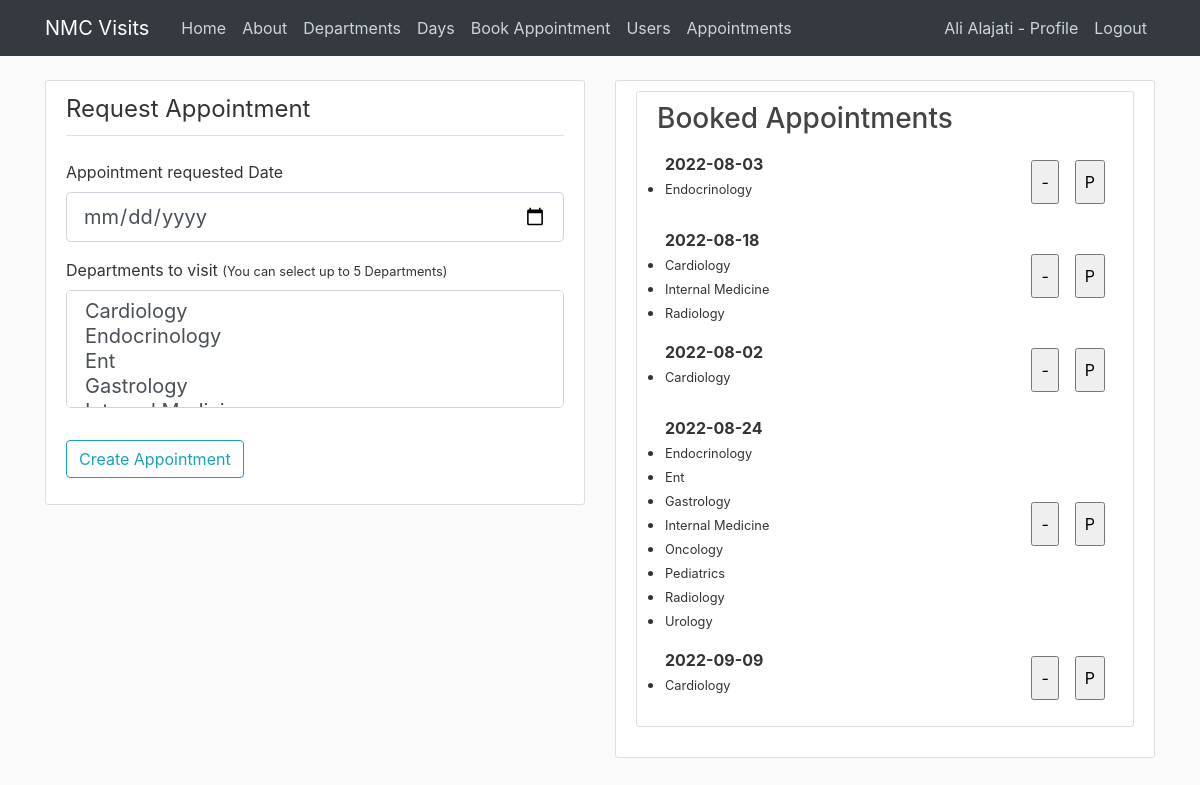
The app's page /createAppointment (signed in) with its own data.
### nmcvisits/models.py (models this page shows, shortened)
class User(db.Model, UserMixin):
    id = db.Column(db.Integer, primary_key=True)
    username = db.Column(db.String(100), nullable=False)
    email = db.Column(db.String(100), unique=True, nullable=False)
    password = db.Column(db.String(), nullable=False)
    company = db.Column(db.String())
    jobTitle = db.Column(db.String())
    phone = db.Column(db.String())
    imageFile = db.Column(db.String(20), nullable=False, default='default.jpg')
    role = db.Column(db.String(20), nullable=False, default="Visitor")
    notes = db.Column(db.String(300))
    appointments = db.relationship('Appointment', backref='visitor', lazy=True)

class Departments(db.Model):
    id = db.Column(db.Integer, primary_key=True)
    departmentName = db.Column(db.String(50), nullable=False)

### nmcvisits/routes.py (the view, shortened to what this page needs)
@app.route("/createAppointment", methods=["POST", "GET"])
@login_required
def createAppointment():
    form = CreateAppointment()
    appointments = []
    rows = Appointment.query.filter_by(visitor_id=current_user.id)
    for row in rows:
        entry={}
        entry["appointmentDate"] = row.appointmentDate.date()
        entry['appointment_id'] = row.id
        dpts = VisitedDepartments.query.filter_by(appointment_id=row.id)
        listOfDpts = []
        for dpt in dpts:
            name = Departments.query.filter_by(id=dpt.department_id).first()
            listOfDpts.append(name.departmentName)
        entry["departments"] = listOfDpts
        appointments.append(entry)
    return render_template("createAppointment.html", sidebar = 6, form=form, appointments=appointments)

### nmcvisits/forms.py (shortened to what this page needs)
class CreateAppointment(FlaskForm):
    appointmentDate = DateField("Appointment requested Date", validators=[DataRequired()])
    department = SelectMultipleField("Departments to visit", validators=[DataRequired()], choices=getDepartments)
    submit = SubmitField('Create Appointment')

### nmcvisits/helpers.py (called while the page is built)
def getDepartments():
    departments = []
    for row in Departments.query.all():
        departments.append(row.departmentName)
        departments.sort()
    return departments

### nmcvisits/models.py (called while the page is built)
@login_manager.user_loader
def load_user(user_id):
    return User.query.get(int(user_id))

### nmcvisits/templates/createAppointment.html (shortened to what this page needs)
{% extends "layout.html" %}
{% block body %}
    <div class="content-section">
        <form method="Post" action="">
            <fieldset class="form-group">
                <legend class="border-bottom mb-4 pb-2">Request Appointment</legend>
                <div class="form-group">
                    {{ form.appointmentDate.label(class="form-control-label") }}
                    {% if form.appointmentDate.errors %}
                        {{ form.appointmentDate(class="form-control form-control-lg is-invalid") }}
                        <div class="invalid-feedback">
                            {% for error in form.appointmentDate.errors %}
                                <span>{{ error }}</span>
                            {% endfor %}
                        </div>
                    {% else %}
                        {{ form.appointmentDate(class="form-control form-control-lg") }}
                    {% endif %}
                </div>
                <div class="form-group">
                    {{ form.department.label(class="form-control-label") }}
                    <small class="muted">(You can select up to 5 Departments)</small>
                    {% if form.department.errors %}
                        {{ form.department(class="form-control form-control-lg is-invalid") }}
                        <div class="invalid-feedback">
                            {% for error in form.department.errors %}
                                <span>{{ error }}</span>
                            {% endfor %}
                        </div>
                    {% else %}
                        {{ form.department(class="form-control form-control-lg") }}
                    {% endif %}
                </div>
            </fieldset>
            <div class="form-group">
                {{ form.submit(class="btn btn-outline-info") }}
            </div>
        </form>
    </div>
{% endblock %}
{% block side %}
<div class="content-section">
    {% if appointments %}
    <h3>Booked Appointments</h3>
        <ul class="list-group">
            {% for appointment in appointments %}
                    <div class="d-flex flex-fill flex-row align-content-stretch p-2">
                            <div class="align-self-stretch align-items-center">
                                <li class="d-flex align-content-stretch"><strong>{{appointment.appointmentDate}}</strong></li>
                                {% for dpt in appointment.departments %}
                                    <li>
                                        <small>{{dpt}}</small>
                                    </li>
                                {% endfor %}
                            </div>
                            <div class="d-flex ml-auto align-content-end align-items-center">
                                <form class="d-flex flex-fill flex-row p-2" method="Post" action="{{url_for('deleteAppointment')}}">
                                    <input class="p-2" type="submit" name="submitbutton" id="submitbutton" value="-">
                                </form>
                                <form action="{{url_for('printAppointment')}}" method="Post">
                                    <input class="p-2 ml-2" type="submit" value="P">
                                </form>
                            </div>
                    </div>
            {% endfor %}
        </ul>
</div>
{% else %}
<h3>No Booked Appointments</h3>
{% endif %}
{% endblock %}

### nmcvisits/templates/layout.html (shortened to what this page needs)
<!DOCTYPE html>
<html>
<head>
    <link rel="stylesheet" href="https://maxcdn.bootstrapcdn.com/bootstrap/4.0.0/css/bootstrap.min.css">
    <link rel="stylesheet" type="text/css" href="{{ url_for('static', filename='styles.css') }}">
</head>
<body>
    <header class="site-header">
      <nav class="navbar navbar-expand-md navbar-dark bg-dark fixed-top">
        <div class="container">
          <a class="navbar-brand mr-4" href="/">NMC Visits</a>
          <div class="collapse navbar-collapse" id="navbarToggle">
            <div class="navbar-nav mr-auto">
              <a class="nav-item nav-link" href="{{ url_for('home') }}">Home</a>
              <a class="nav-item nav-link" href="{{ url_for('about') }}">About</a>
              <a class="nav-item nav-link" href="{{ url_for('departments') }}">Departments</a>
              <a class="nav-item nav-link" href="{{ url_for('allowedDaysToVisit') }}">Days</a>
              <a class="nav-item nav-link" href="{{ url_for('createAppointment') }}">Book Appointment</a>
              <a class="nav-item nav-link" href="{{ url_for('users') }}">Users</a>
              <a class="nav-item nav-link" href="{{ url_for('appointments') }}">Appointments</a>
            </div>
            <div class="navbar-nav">
              {% if current_user.is_authenticated %}
              <a class="nav-item nav-link" href="{{ url_for('profile') }}">{{current_user.username}} - Profile</a>
              <a class="nav-item nav-link" href="{{ url_for('logout') }}">Logout</a>
              {% else %}
              <a class="nav-item nav-link" href="{{ url_for('login') }}">Login</a>
              <a class="nav-item nav-link" href="{{ url_for('register') }}">Register</a>
              {% endif %}
            </div>
          </div>
        </div>
      </nav>
    </header>
    <main role="main" class="container">
      <div class="row">
        {% if sidebar %}
        <div class="col-md-{{12-sidebar}}">
        {% else %}
        <div class="col-md-12">
        {% endif %}
          {% block body %}
          {% endblock %}
        </div>
        {% if sidebar %}
        <div class="col-md-{{sidebar}}">
          <div class="content-section">
            {% block side %}
            {% endblock %}
          </div>
        </div>
        {% endif %}
      </div>
    </main>
</body>
</html>

### nmcvisits/static/styles.css (style rules this page uses)
body { background: #fafafa; color: #333333; margin-top: 5rem; }
h1, h2, h3, h4, h5, h6 { color: #444444; }
.site-header .navbar-nav .nav-link { color: #cbd5db; }
.content-section { background: #ffffff; padding: 10px 20px; border: 1px solid #dddddd; border-radius: 3px; margin-bottom: 20px; }

### records on screen
User: username "Ali Alajati"
Departments: departmentName "Endocrinology"
Departments: departmentName "Cardiology"
Departments: departmentName "Internal Medicine"
Departments: departmentName "Radiology"
Departments: departmentName "Ent"
Departments: departmentName "Gastrology"
Departments: departmentName "Oncology"
Departments: departmentName "Pediatrics"
Departments: departmentName "Urology"

### other values on screen
{{ appointment.appointmentDate }} "2022-08-03" "2022-08-18" "2022-08-02" "2022-08-24" "2022-09-09"
